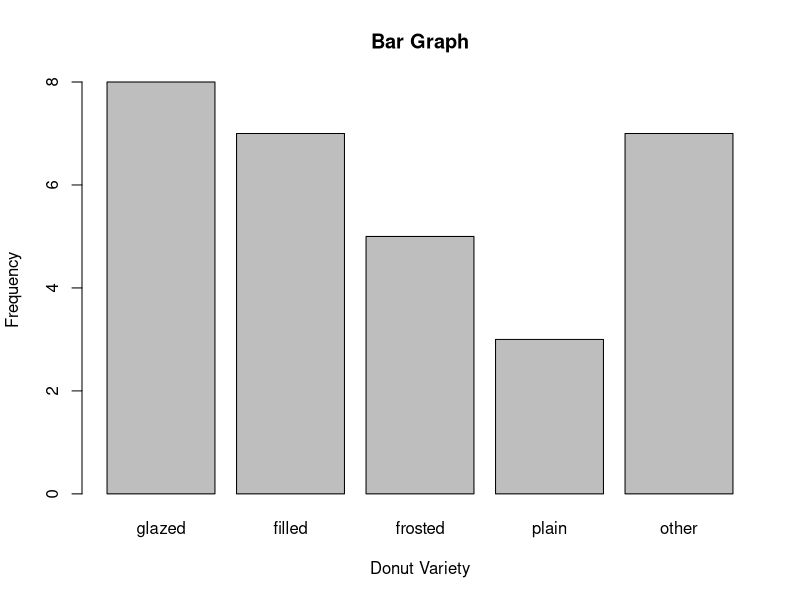
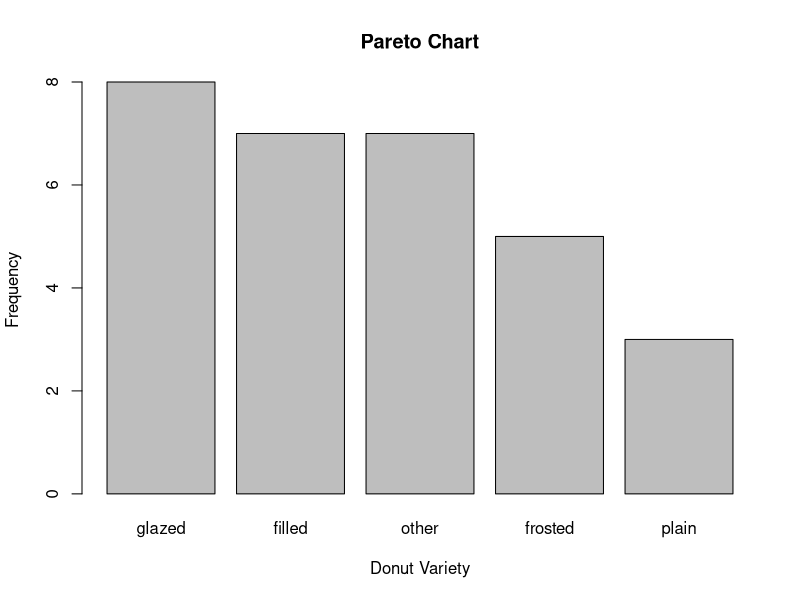
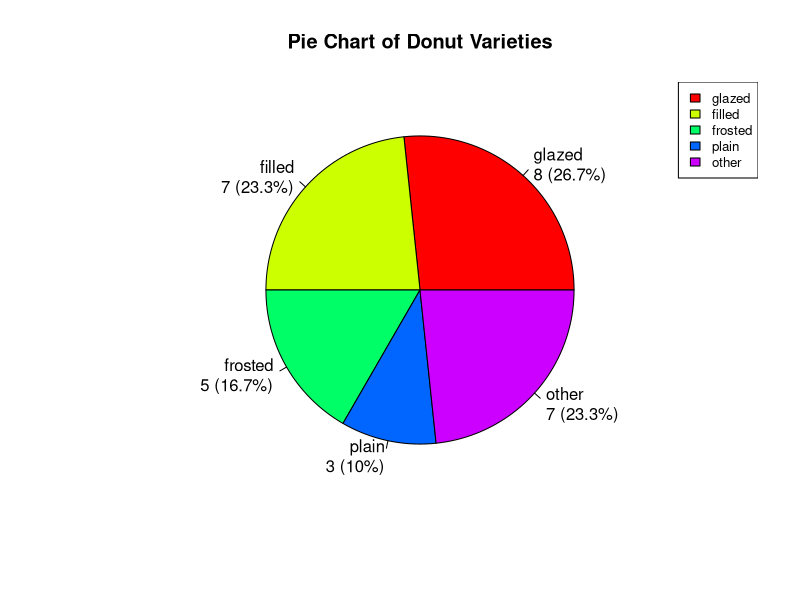

Source code (R) for these figures, in order:
## Create a vector for the donut data set, then create frequency tables, bar
## graph, proportion tables, and a Pareto chart. We observe that the variable
## donut is a qualitative variable, and in R we will 'cast' it so that R
## recognizes that it is qualitative and not numeric using the factor()
## function.

donut <- c("glazed", "filled", "other", "plain", "glazed", "other", 
           "frosted", "filled", "filled", "glazed", "other", 
           "frosted", "glazed", "plain", "other", "glazed", 
           "glazed", "filled", "frosted", "plain", "other", 
           "other", "frosted", "filled", "filled", "other", 
           "frosted", "glazed", "glazed", "filled")

## Cast as a qualitative variable with levels in the order given in the class
## slides

donut <- factor(donut,levels=c("glazed","filled","frosted","plain","other"))

## Frequency Table

table(donut)

## Create a Relative Frequency Table

round(prop.table(table(donut)),3)

## Create a Percentage Table

round(100*prop.table(table(donut)),1)

## Combine the Frequency, Relative Frequency, and Percentage Tables

cbind(Frequency=table(donut),
      Relative_Frequency=round(prop.table(table(donut)),3),
      Percentage=round(100*prop.table(table(donut)),1))

## Bar graph 

barplot(table(donut),ylab="Frequency",xlab="Donut Variety",main="Bar Graph")

## Pareto chart - here we reorder the factor levels by frequency in decreasing
## order and store them in a new variable

donut.pareto <- reorder(donut,donut,FUN=length,decreasing=TRUE)

barplot(table(donut.pareto),ylab="Frequency",xlab="Donut Variety",main="Pareto Chart")

## Create a pie chart with percentages as labels

slices <- table(donut)
lbls <- paste(names(slices),"\n",slices,sep="")
pct <- round(100*slices/sum(slices),1)
lbls <- paste(lbls," (",pct,"%)",sep="")
pie(slices,labels=lbls,col=rainbow(length(lbls)),
    main="Pie Chart of Donut Varieties")
legend("topright",names(slices),cex=0.8,fill=rainbow(length(lbls)))
